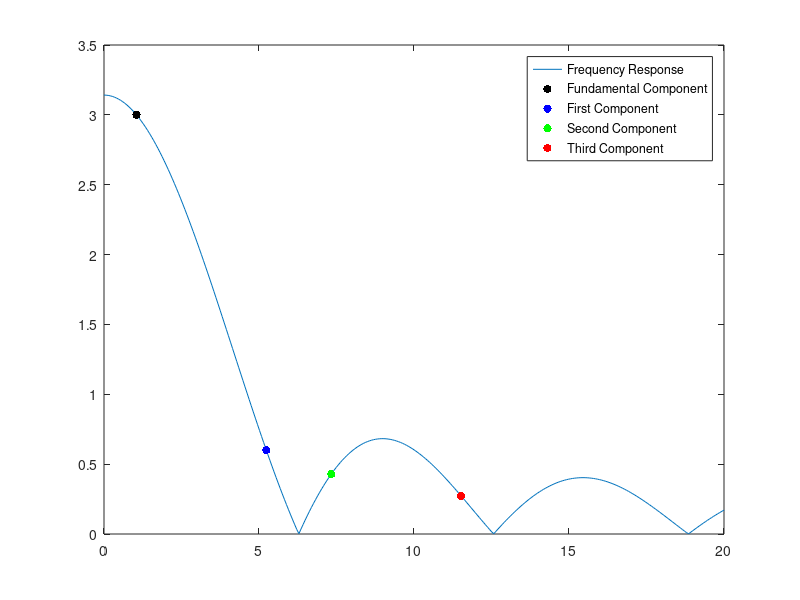

This chart was generated by the following MATLAB code:
close all; clear; clc

%% Variables
f_0 = 5e3;
f_s = 30e3;
omega_0 = 2*pi*f_0;
omega_s = 2*pi*f_s;


%% Function
H_ZOH = @(omega) exp(-1i.*omega./2).*sin(omega./2)./(omega./2); % Zero order hold anonymous function

%% Values
x_vec = linspace(0.00001,20,300); % x values

%% Desired frequencys and amplitudes
omega_f = pi/3
omega_1 = pi*5/3
omega_2 = pi*7/3
omega_3 = pi*11/3

amp_f = abs(H_ZOH(omega_f))*pi
amp_1 = abs(H_ZOH(omega_1))*pi
amp_2 = abs(H_ZOH(omega_2))*pi
amp_3 = abs(H_ZOH(omega_3))*pi

%% Plots
y = abs(H_ZOH(x_vec)*pi );
figure()
plot(x_vec,y)
hold on
scatter(omega_f, amp_f,'k', 'filled')
scatter(omega_1, amp_1,'b', 'filled')
scatter(omega_2, amp_2,'g', 'filled')
scatter(omega_3, amp_3,'r', 'filled')
legend('Frequency Response', 'Fundamental Component', 'First Component', 'Second Component', 'Third Component')